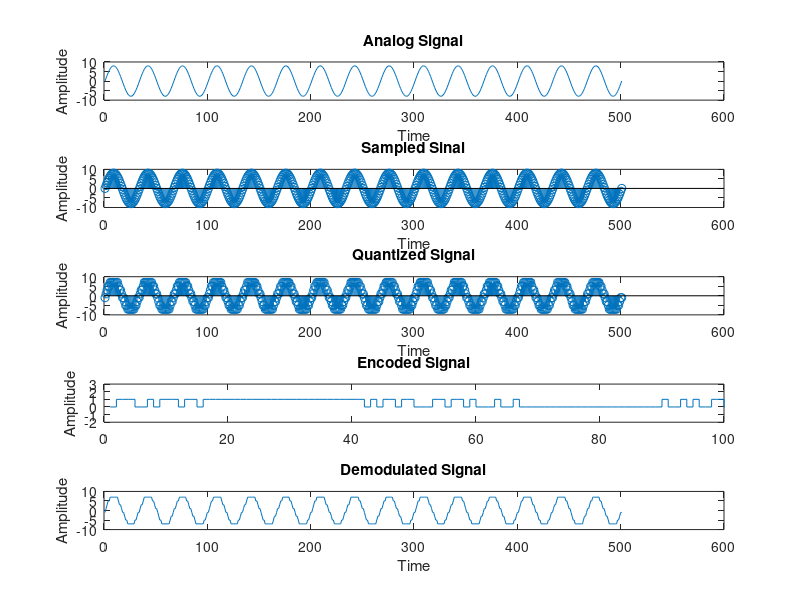

The MATLAB source for this figure:
clc;close all;clear all;
n=3;
fm=3;fs=6;
L=2^n;
t=0:0.01:5; 
s=8*sin(2*pi*t*fm);

% Quantization Process
vmax=8;
vmin=-vmax;
del=(vmax-vmin)/L;
part=vmin:del:vmax; 
code=vmin-(del/2):del:vmax+(del/2); 
[ind,q]=quantiz(s,part,code); 
l1=length(ind);l2=length(q);

for i=1:l1
  if(ind(i)~=0)
  ind(i)=ind(i)-1;
  end 
end 
for i=1:l2  
   if(q(i)==vmin-(del/2))
   q(i)=vmin+(del/2);
   end
end 

% Encoding Process
code=de2bi(ind,'left-msb'); 
k=1;
for i=1:l1
  for j=1:n
  coded(k)=code(i,j); 
  k=k+1;
  end
end

% Demodulation Of PCM signal
qunt=reshape(coded,n,length(coded)/n);
index=bi2de(qunt','left-msb'); 
q=del*index+vmin+(del/2);


subplot(5,1,1);
plot(s);title('Analog Signal');ylabel('Amplitude');xlabel('Time');
subplot(5,1,2);
stem(s); title('Sampled Sinal'); ylabel('Amplitude'); xlabel('Time');
subplot(5,1,3);
stem(q);title('Quantized Signal');ylabel('Amplitude');xlabel('Time');
subplot(5,1,4); 
stairs(coded);axis([0 100 -2 3]); title('Encoded Signal');ylabel('Amplitude');
subplot(5,1,5); 
plot(q); title('Demodulated Signal');ylabel('Amplitude');xlabel('Time');